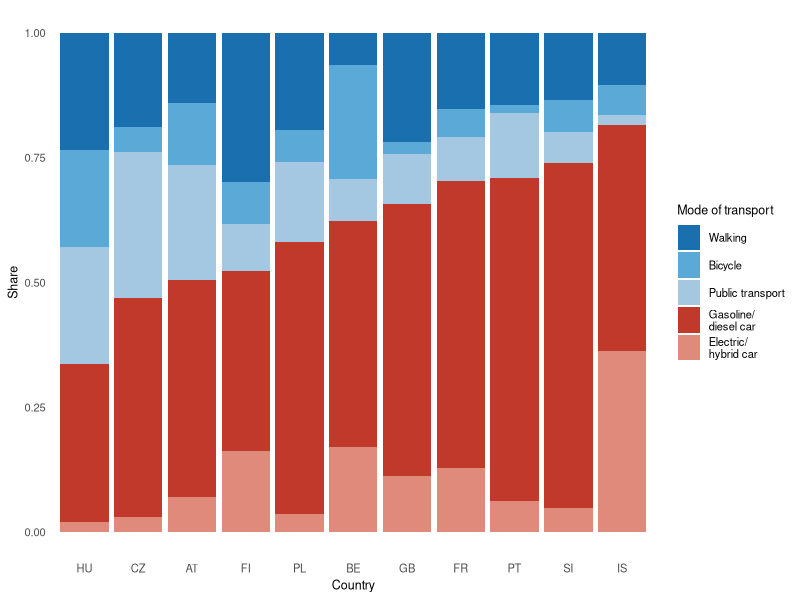
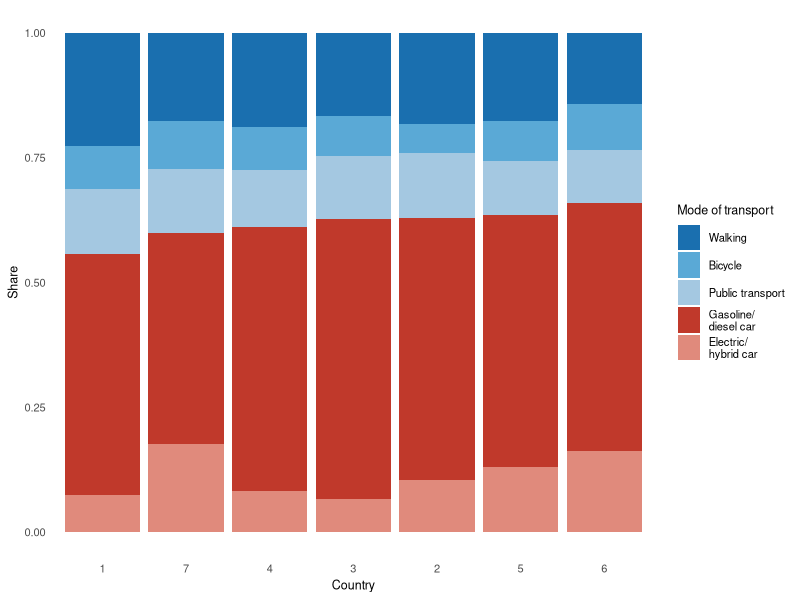
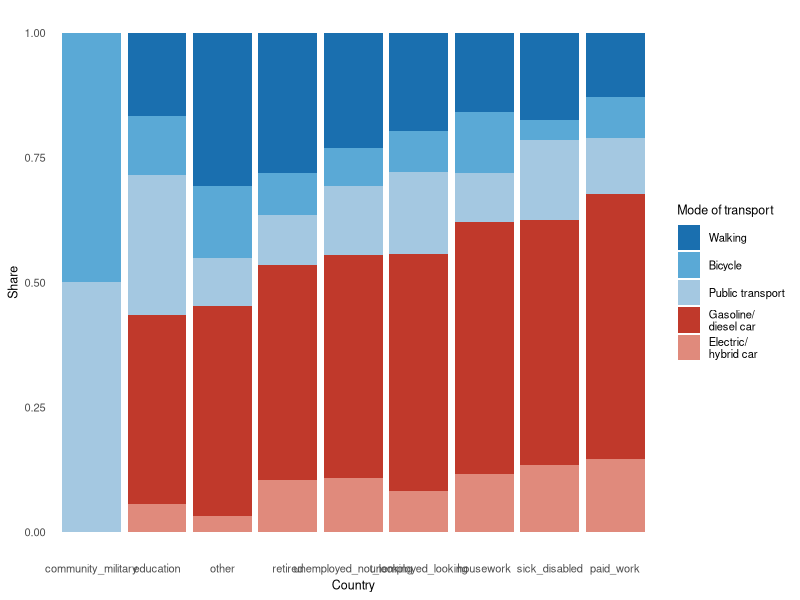
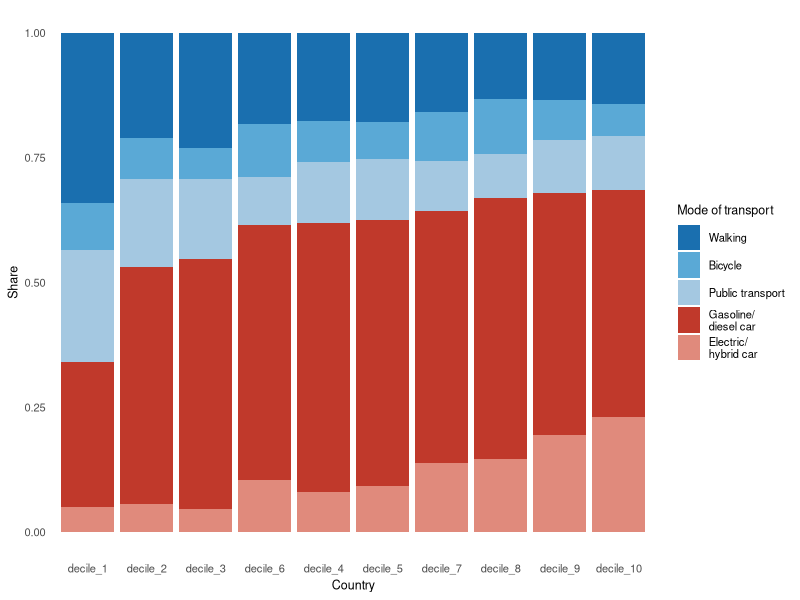
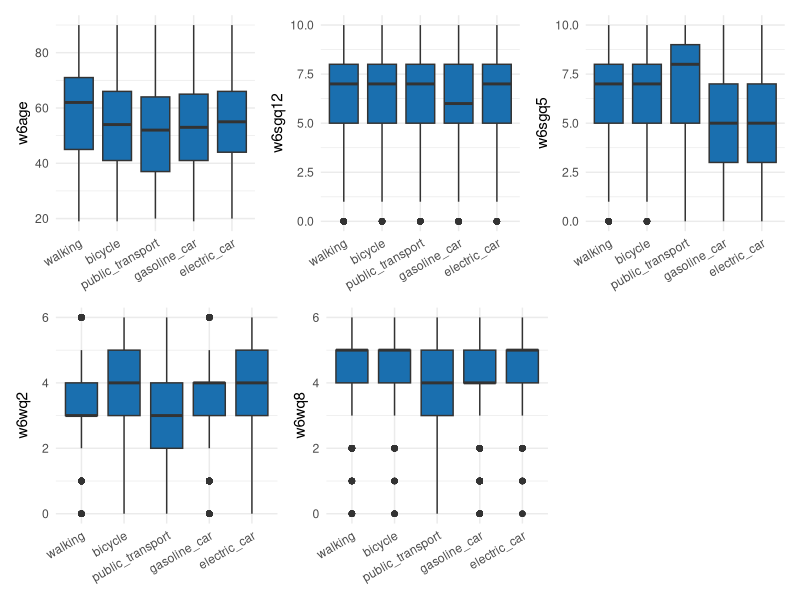
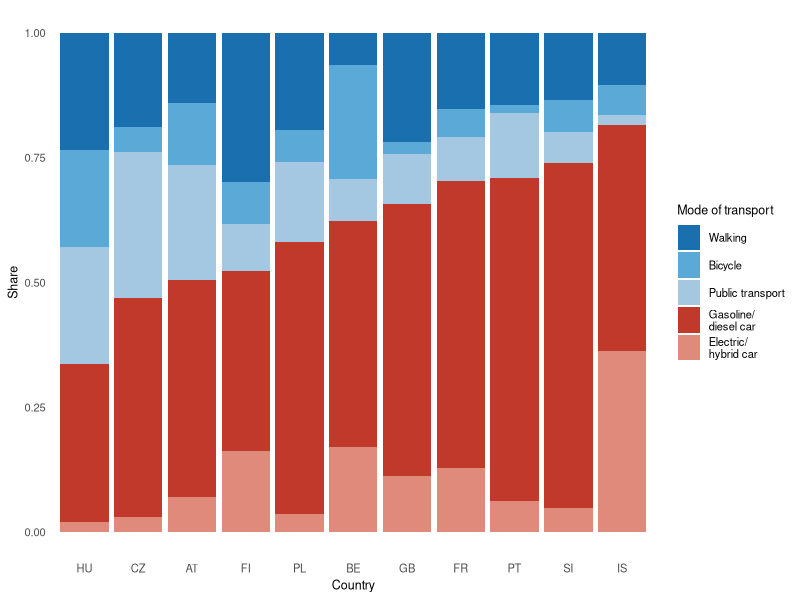

R code for these plots, in order:
# ============================================================
# Classification model explaining mobility choices
# – Exploratory data analysis for Case Studies I
#
# 02_eda.R
# Requires: 01_data_cleaning.R must be run first
# ============================================================

library(readr)
library(dplyr)
library(tidyr)
library(ggplot2)
library(patchwork)

col_main <- "#1a6faf"
col_alt <- "#C0392B"

## -----------------------------------------------------------------------------

## 2. Variable screening and descriptive relationships with the target variable

## Read in the cleaned dataset from step 1
## csv does not preserve factor/ordered classes, so the types are restored
## here

dat <- read_csv("thema5_cleaned.csv", show_col_types = FALSE) %>%
  mutate(
    w6sgq4 = factor(w6sgq4, levels = c(
      "walking", "bicycle", "public_transport",
      "gasoline_car", "electric_car"
    )),
    cntry = factor(cntry),
    gndr = factor(gndr),
    mnactic = factor(mnactic),
    eisced = ordered(eisced, levels = sort(unique(eisced))),
    hinctnta = ordered(hinctnta, levels = sort(unique(hinctnta))),
    netusoft = ordered(netusoft, levels = sort(unique(netusoft))),
    hincfel = ordered(hincfel, levels = sort(unique(hincfel)))
  )

## Variable groups according to the level of measurement from step 1

vars_nominal <- c("cntry", "gndr", "mnactic")
vars_ordinal <- c("eisced", "netusoft", "hincfel", "w6sgq11", "w6sgq22", "hinctnta")
vars_metric <- c("w6age", "w6sgq12", "w6sgq5", "w6wq2", "w6wq8")

## Helper function for Cramer's V
## serves as an effect size for the association between two categorical
## variables. V close to 0 means no association, V close to 1 a strong
## association

cramers_v <- function(x, y) {
  tab <- table(x, y)
  chi <- suppressWarnings(chisq.test(tab, correct = FALSE))
  n <- sum(tab)
  k <- min(nrow(tab), ncol(tab))
  sqrt(as.numeric(chi$statistic) / (n * (k - 1)))
}

## Categorical and ordinal predictors against the target variable
## The chi-squared test checks whether the distribution of the predictor
## differs across the five mode-of-transport classes; Cramer's V quantifies
## the strength
## H0: Predictor and mode-of-transport choice are independent
## H1: Predictor and mode-of-transport choice are not independent

cat_results <- lapply(c(vars_nominal, vars_ordinal), function(v) {
  tab <- table(dat[[v]], dat$w6sgq4)
  test <- suppressWarnings(chisq.test(tab, correct = FALSE))
  data.frame(
    variable  = v,
    type      = if (v %in% vars_nominal) "nominal" else "ordinal",
    statistic = round(as.numeric(test$statistic), 1),
    df        = test$parameter,
    p_value   = signif(test$p.value, 3),
    cramers_v = round(cramers_v(dat[[v]], dat$w6sgq4), 3)
  )
}) %>%
  bind_rows() %>%
  arrange(desc(cramers_v))

print(cat_results)

## Metric and quasi-metric predictors against the target variable
## The Kruskal-Wallis test checks whether the five mode-of-transport groups
## differ in location; epsilon-squared is reported as the effect measure
## H0: The distributions/medians do not differ between the groups
## H1: The distributions/medians differ between the groups

eps_squared <- function(h, n, k) {
  (h - k + 1) / (n - k)
}

metric_results <- lapply(vars_metric, function(v) {
  kw <- kruskal.test(dat[[v]], dat$w6sgq4)
  n <- sum(!is.na(dat[[v]]))
  k <- n_distinct(dat$w6sgq4)
  data.frame(
    variable    = v,
    type        = "metric / quasi-metric",
    statistic   = round(as.numeric(kw$statistic), 1),
    df          = kw$parameter,
    p_value     = signif(kw$p.value, 3),
    eps_squared = round(eps_squared(as.numeric(kw$statistic), n, k), 3)
  )
}) %>%
  bind_rows() %>%
  arrange(desc(eps_squared))

print(metric_results)

## Combined ranking of all 14 covariates
## Cramer's V and epsilon-squared are both bounded effect sizes on a
## similar 0-to-1 scale, so they are combined here for an overall overview,
## not as a single test

screening_table <- bind_rows(
  cat_results %>% transmute(variable, type, effect_size = cramers_v, p_value),
  metric_results %>% transmute(variable, type, effect_size = eps_squared, p_value)
) %>%
  arrange(desc(effect_size))

print(screening_table)

## Descriptive plots

plot_stacked <- function(var) {
  ggplot(dat, aes(x = .data[[var]], fill = w6sgq4)) +
    geom_bar(position = "fill") +
    scale_fill_manual(values = c(
      "#1a6faf", "#5aa9d6", "#a4c8e1",
      "#C0392B", "#e08a7c"
    )) +
    labs(x = var, y = "Share", fill = "Mode of transport") +
    scale_x_discrete(
      limits = levels(var)
    ) +
    theme_minimal() +
    theme(axis.text.x = element_text(angle = 45, hjust = 1))
}

plot_stacked <- function(var) {
  lev <- dat %>%
    count(.data[[var]], w6sgq4) %>%
    group_by(.data[[var]]) %>%
    mutate(prop = n / sum(n)) %>%
    filter(w6sgq4 %in% c("walking", "bicycle", "public_transport")) %>%
    summarise(score = sum(prop), .groups = "drop") %>%
    arrange(desc(score)) %>%
    pull(.data[[var]])

  ggplot(
    dat,
    aes(
      x = factor(.data[[var]], levels = lev),
      fill = w6sgq4
    )
  ) +
    geom_bar(position = "fill") +
    scale_fill_manual(
      values = c(
        "#1a6faf", "#5aa9d6", "#a4c8e1",
        "#C0392B", "#e08a7c"
      ),
      labels = c(
        walking = "Walking",
        bicycle = "Bicycle",
        public_transport = "Public transport",
        gasoline_car = "Gasoline/\ndiesel car",
        electric_car = "Electric/\nhybrid car"
      )
    ) +
    labs(x = "Country", y = "Share", fill = "Mode of transport") +
    theme_minimal() +
    theme(
      text = element_text(size = 9),
      legend.text = element_text(size = 8),
      legend.title = element_text(size = 9),
      axis.text = element_text(size = 8),
      panel.grid = element_blank(),
      legend.key.height = unit(0.7, "cm"),
      legend.spacing.y = unit(0.2, "cm")
    )
}

p_cntry <- plot_stacked("cntry")
p_eisced <- plot_stacked("eisced")
p_mnactic <- plot_stacked("mnactic")
p_hinctnta <- plot_stacked("hinctnta")

p_cntry

ggsave("plots/mode_by_country.png", p_cntry, width = 6, height = 3.5, dpi = 150, bg = "white")

# library(tikzDevice)
# tikz("stackedcountry.tex", width = 4.5, height = 2)
# p_cntry
# dev.off()

p_eisced
p_mnactic
p_hinctnta


plot_box <- function(var) {
  ggplot(dat, aes(x = w6sgq4, y = .data[[var]], fill = w6sgq4)) +
    geom_boxplot(show.legend = FALSE) +
    scale_fill_manual(values = rep(col_main, 5)) +
    labs(x = NULL, y = var) +
    theme_minimal() +
    theme(axis.text.x = element_text(angle = 30, hjust = 1))
}

p_age <- plot_box("w6age")
p_sgq12 <- plot_box("w6sgq12")
p_sgq5 <- plot_box("w6sgq5")
p_wq2 <- plot_box("w6wq2")
p_wq8 <- plot_box("w6wq8")

p_metric_panel <- (p_age | p_sgq12 | p_sgq5) / (p_wq2 | p_wq8 | plot_spacer())

p_metric_panel

## Multicollinearity screening among the metric/quasi-metric predictors
## Spearman correlation is used, since the four Likert items are ordinal
## in nature. Strong pairwise correlations would be relevant for the
## assumption checks in step 4.

cor_metric <- dat %>%
  select(all_of(vars_metric)) %>%
  cor(method = "spearman", use = "pairwise.complete.obs") %>%
  round(2)

print(cor_metric)

## All pairwise correlations among the metric/quasi-metric predictors are
## below 0.4. No pair shows a strong association, so multicollinearity is
## not a concern for now.
